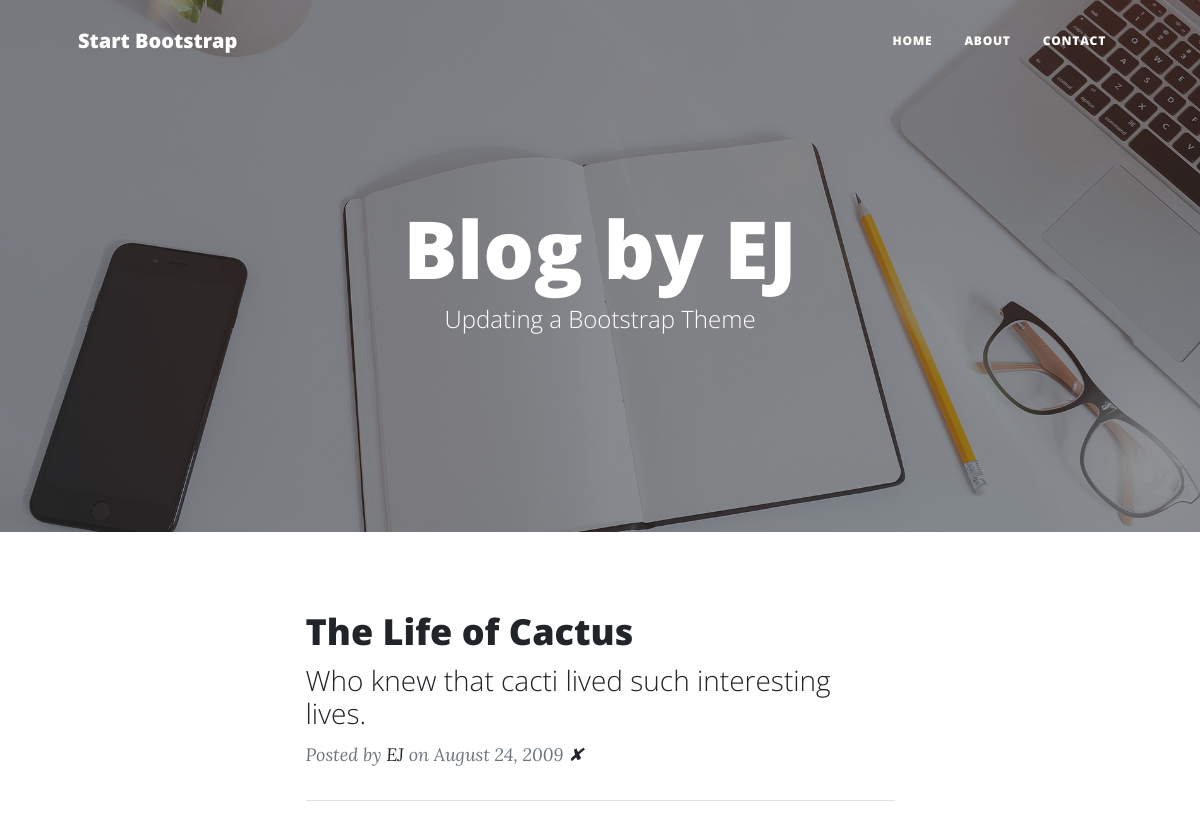
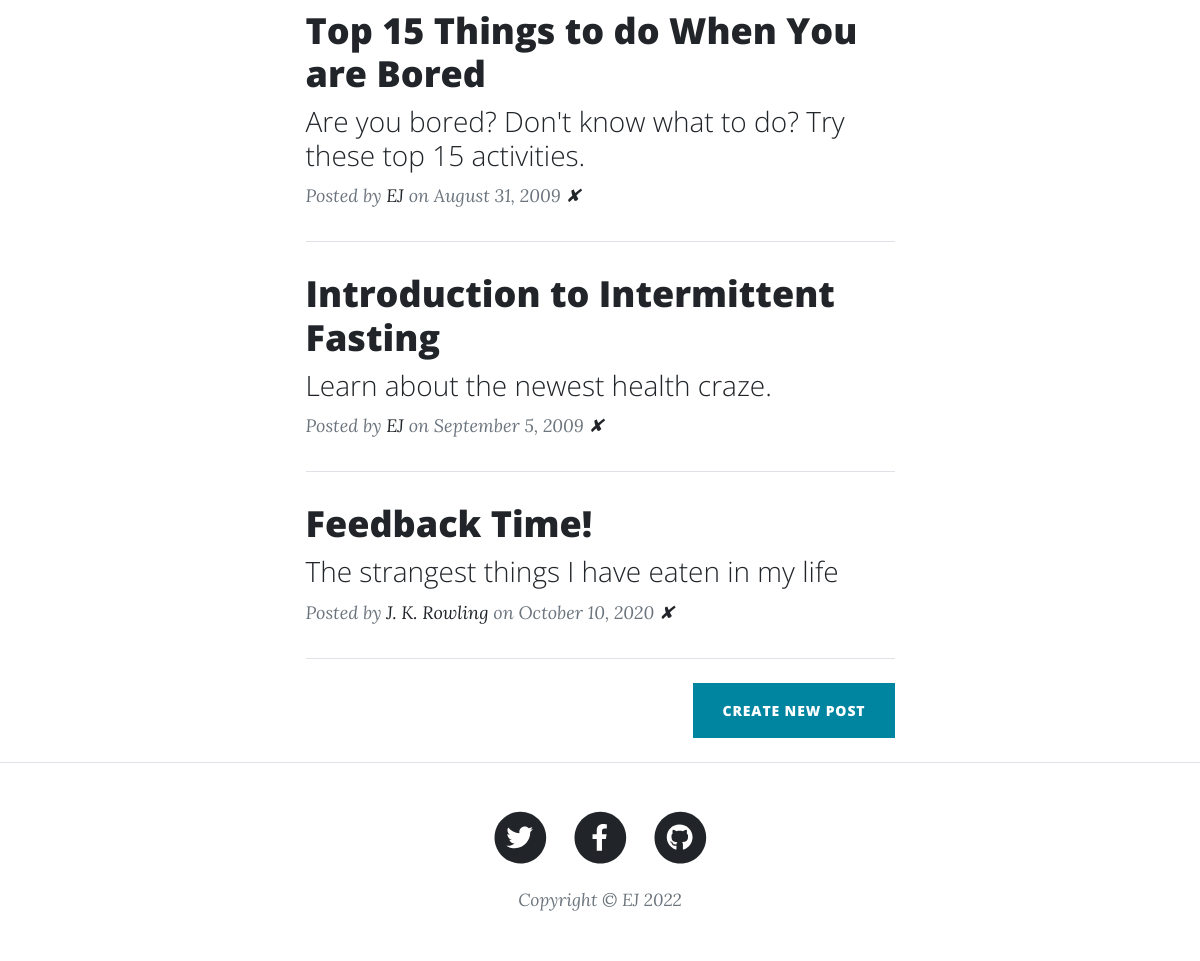
The page / on the database its author committed (2 pictures, top to bottom).
### 048_bootstrapBlog.py (models this page shows)
class BlogPost(db.Model):
    id = db.Column(db.Integer, primary_key=True)
    title = db.Column(db.String(250), unique=True, nullable=False)
    subtitle = db.Column(db.String(250), nullable=False)
    date = db.Column(db.String(250), nullable=False)
    body = db.Column(db.Text, nullable=False)
    author = db.Column(db.String(250), nullable=False)
    img_url = db.Column(db.String(250), nullable=False)

### 048_bootstrapBlog.py (the view)
@app.route('/')
def all_posts():
    posts = db.session.query(BlogPost).all()
    return render_template("index.html", posts=posts)

### templates/index.html
{% include "header.html" %}
<header class="masthead" style="background-image: url('/static/assets/img/home-bg.jpg')">
    <div class="container position-relative px-4 px-lg-5">
        <div class="row gx-4 gx-lg-5 justify-content-center">
            <div class="col-md-10 col-lg-8 col-xl-7">
                <div class="site-heading">
                    <h1>Blog by EJ</h1>
                    <span class="subheading">Updating a Bootstrap Theme</span>
                </div>
            </div>
        </div>
    </div>
</header>
<div class="container px-4 px-lg-5">
    <div class="row gx-4 gx-lg-5 justify-content-center">
        <div class="col-md-10 col-lg-8 col-xl-7">
            {% for post in posts: %}
            <div class="post-preview">
                <a href="post/{{ post['id'] }}">
                    <h2 class="post-title">{{ post.title }}</h2>
                    <h3 class="post-subtitle">{{ post.subtitle }}</h3>
                </a>
                <p class="post-meta">
                    Posted by
                    <a href="#!">{{ post.author }}</a>
                    on {{ post.date }}
                    <a href=" {{url_for('delete_post', post_id=post.id )}} "> ✘ </a>
                </p>
            </div>
            <hr class="my-4"/>
            {% endfor %}
            <div class="d-flex justify-content-end mb-4">
                <a class="btn btn-primary text-uppercase" href="{{ url_for('new_post') }}">Create New Post</a>
            </div>
        </div>
    </div>
</div>
{% include "footer.html" %}

### templates/header.html (shortened to what this page needs)
<!DOCTYPE html>
<html lang="en">
<head>
    <link href="{{ url_for('static', filename='css/styles.css') }}" rel="stylesheet"/>
</head>
<body>
<nav class="navbar navbar-expand-lg navbar-light" id="mainNav">
    <div class="container px-4 px-lg-5">
        <a class="navbar-brand" href="{{ url_for('all_posts') }}">Start Bootstrap</a>
        <div class="collapse navbar-collapse" id="navbarResponsive">
            <ul class="navbar-nav ms-auto py-4 py-lg-0">
                <li class="nav-item"><a class="nav-link px-lg-3 py-3 py-lg-4" href="/">Home</a></li>
                <li class="nav-item"><a class="nav-link px-lg-3 py-3 py-lg-4" href="about">About</a></li>
                <li class="nav-item"><a class="nav-link px-lg-3 py-3 py-lg-4" href="contact">Contact</a></li>
            </ul>
        </div>
    </div>
</nav>

### templates/footer.html (shortened to what this page needs)
<footer class="border-top">
    <div class="container px-4 px-lg-5">
        <div class="row gx-4 gx-lg-5 justify-content-center">
            <div class="col-md-10 col-lg-8 col-xl-7">
                <ul class="list-inline text-center">
                    <li class="list-inline-item">
                        <a href="#!">
                                    <span class="fa-stack fa-lg">
                                        <i class="fas fa-circle fa-stack-2x"></i>
                                        <i class="fab fa-twitter fa-stack-1x fa-inverse"></i>
                                    </span>
                        </a>
                    </li>
                    <li class="list-inline-item">
                        <a href="#!">
                                    <span class="fa-stack fa-lg">
                                        <i class="fas fa-circle fa-stack-2x"></i>
                                        <i class="fab fa-facebook-f fa-stack-1x fa-inverse"></i>
                                    </span>
                        </a>
                    </li>
                    <li class="list-inline-item">
                        <a href="#!">
                                    <span class="fa-stack fa-lg">
                                        <i class="fas fa-circle fa-stack-2x"></i>
                                        <i class="fab fa-github fa-stack-1x fa-inverse"></i>
                                    </span>
                        </a>
                    </li>
                </ul>
                <div class="small text-center text-muted fst-italic">Copyright &copy; EJ 2022</div>
            </div>
        </div>
    </div>
</footer>
</html>

### rows shown on the page
BlogPost: title "The Life of Cactus", subtitle "Who knew that cacti lived such interesting lives.", author "EJ", date "August 24, 2009"
BlogPost: title "Top 15 Things to do When You are Bored", subtitle "Are you bored? Don't know what to do? Try these top 15 activities.", author "EJ", date "August 31, 2009"
BlogPost: title "Introduction to Intermittent Fasting", subtitle "Learn about the newest health craze.", author "EJ", date "September 5, 2009"
BlogPost: title "Feedback Time!", subtitle "The strangest things I have eaten in my life", author "J. K. Rowling", date "October 10, 2020"
